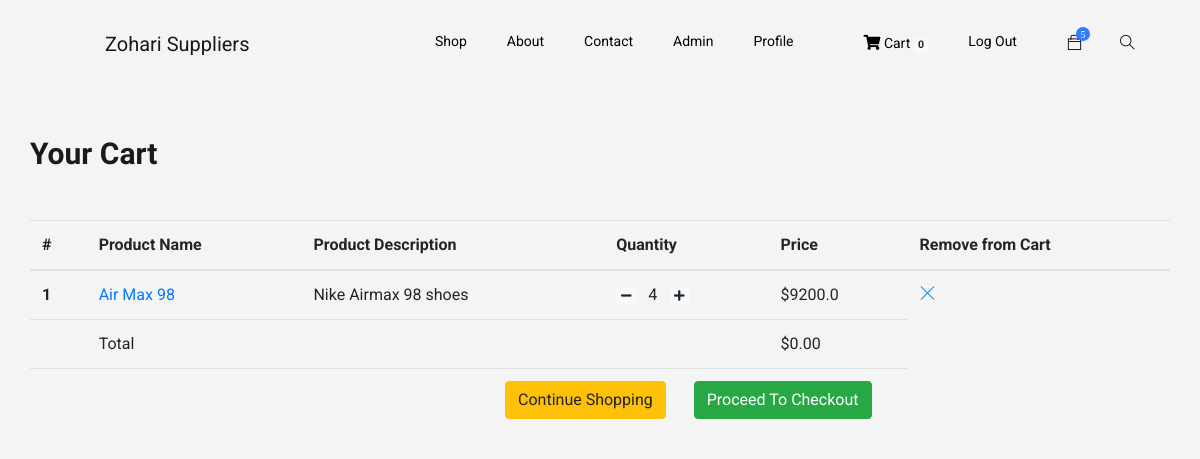
The app's page /cart/ (signed in) with its own data.
### cart/models.py (models this page shows, shortened)
class Order(models.Model):
    order_items = models.ManyToManyField(Cart)
    user = models.ForeignKey(User, on_delete=models.CASCADE)
    ordered = models.BooleanField(default=False)
    created = models.DateTimeField(auto_now_add=True)
    def get_totals(self):
        total = 0
        for order_item in self.order_items.all():
            total += order_item.get_total()
        return total

class Cart(models.Model):
    user = models.ForeignKey(User, on_delete=models.CASCADE)
    item = models.ForeignKey(Product, on_delete=models.CASCADE)
    quantity = models.IntegerField(default=1)
    created_at = models.DateTimeField(auto_now_add=True)
    def get_total(self):
        total = self.item.item_price * self.quantity
        floattotal = float("{0:.2f}".format(total))
        return floattotal

### shop/models.py (models this page shows, shortened)
class Product(models.Model):
    item_name = models.CharField(max_length=20)
    item_description = models.TextField(
        max_length=200, verbose_name="Item Description")
    item_price = models.FloatField(default=0.00)
    slug = models.SlugField(null=True, unique=True)
    item_details = models.TextField(
        max_length=1000, verbose_name="Item Details")
    item_quantity = models.IntegerField(default=0)
    item_availability = models.BooleanField(default=False)
    is_item_featured = models.BooleanField(default=False)
    is_item_recommended = models.BooleanField(default=False)
    item_brand = models.ForeignKey(Brand, null=True, on_delete=models.CASCADE)
    item_categories = models.ForeignKey(
        Category, null=True, on_delete=models.CASCADE)
    image = models.ImageField(upload_to='images/product/',
                              default="images/product/image-placeholder-500x500.jpg")
    class Meta:
        ordering = ['item_name']

### cart/views.py (the view)
# urls.py: url(r'^cart/$', views.cart_view, name='cart-home'),
@login_required(login_url='/accounts/login/')
def cart_view(request):
    user = request.user
    carts = Cart.objects.filter(user=user)
    orders = Order.objects.filter(user=user, ordered=False)
    if carts.exists():
        order = orders[0]
        return render(request, 'home.html', {"carts": carts, 'order': order})
    else:
        messages.warning(request, "You do not have an active order")
        return redirect("landing_page")

### cart/templatetags/cart_total.py (called while the page is built)
@register.filter
def cart_total(user):
    order = Order.objects.filter(user=user, ordered=False)
    if order.exists():
        return order[0].order_items.count()
    else:
        return 0

### cart/templates/home.html
{% extends 'base.html' %}
{% block content %}
<div class="container my-5">
    <div class="my-5">
        <h2>Your Cart</h2>
    </div>
    <table class="table table-hover">
        <thead>
            <tr>
                <th scope="col">#</th>
                <th scope="col">Product Name</th>
                <th scope="col">Product Description</th>
                <th scope="col">Quantity</th>
                <th scope="col">Price</th>
                <th scope="col">Remove from Cart</th>
            </tr>
        </thead>
        <tbody>
            {% if carts %}
            {% for cart in carts %}
            <tr>
                <th scope="row">{{ forloop.counter }}</th>
                <td><a href="/product/{{ cart.item.slug }}"> {{ cart.item.item_name }}</a></td>
                <td> {{ cart.item.item_description }}</td>
                <td>
                    <a class="mr-2" href="{% url 'decrease-cart' cart.item.slug %}"><span class="badge badge-light"><i
                                class="fas fa-minus"></i></span></a>
                    {{ cart.quantity }}
                    <a class="ml-2" href="{% url 'add-to-cart' cart.item.slug %}"><span class="badge badge-light"><i
                                class="fas fa-plus"></i></span></a>
                </td>
                <td>${{ cart.get_total }}</td>
                <td><a href="{% url 'remove-cart' cart.item.slug %}"><span class="ti-close" ></span></a></td>
            </tr>
            {% endfor %}
            {% endif %}
    <tr>
      <th scope="row"></th>
      <td colspan="3">Total</td>
      <td>${{ order.get_totals| floatformat:2 }}</td>
    </tr>
    <tr>
      <th scope="row"></th>
      <td colspan="4" class="text-right ">
        <a href="{% url 'landing_page' %}" class="btn btn-warning mr-4" >Continue Shopping</a>
            <button class="btn btn-success mr-4">Proceed To Checkout</button>
            </td>
            </tr>
        </tbody>
    </table>
</div>
{% endblock%}

### cart/templates/layouts/navbar.html (shortened to what this page needs)
{% load cart_total %}
<header class="main_menu home_menu">
  <div class="container-fluid">
    <div class="row align-items-center justify-content-center">
      <div class="col-lg-11">
        <nav class="navbar navbar-expand-lg navbar-light">
          <a class="navbar-brand" href="{% url 'landing_page' %}"> Zohari Suppliers </a>
          <div class="collapse navbar-collapse main-menu-item" id="navbarSupportedContent">
            <ul class="navbar-nav ml-auto">
              <li class="nav-item">
                <a class="nav-link" href="{% url 'product-list' %}">Shop</a>
              </li>
              <li class="nav-item">
                <a class="nav-link" href="{% url 'about' %}">About</a>
              </li>
              <li class="nav-item">
                <a class="nav-link" href="{% url 'contact' %}">Contact</a>
              </li>
              {% if user.is_authenticated %}
              <li class="nav-item">
                <a class="nav-link" href="/d">
                  Admin</a>
              </li>
              <li class="nav-item">
                <a class="nav-link" href="{% url 'profile' username=user %}">
                  Profile</a>
              </li>
              <li class="nav-item">
                <a class="nav-link" href="{% url 'cart-home' %}">
                  <i class="fa fa-shopping-cart"></i> Cart
                  <span class="badge badge-light">{{ request.user| cart_total }}</span>
                </a>
              </li>
              <li class="nav-item">
                <a class="nav-link" href="{% url 'logout' %}?next={{request.path}}">
                  Log Out</a>
              </li>
              {% else %}
              <li class="nav-item active">
                <a class="nav-link" href="{% url 'login' %}?next={{request.path}}">
                  Login/Register
                </a>
              </li>
              {% endif %}
            </ul>
          </div>
          <div class="hearer_icon d-flex">
            <div class="dropdown cart">
              <a class="dropdown-toggle" href="#" id="navbarDropdown3" role="button" data-toggle="dropdown"
                aria-haspopup="true" aria-expanded="false">
                <i class="ti-bag"></i>
              </a>
            </div>
            <a id="search_1" href="#" onclick="toggle('search_input_box')"><i class="ti-search"></i></a>
          </div>
        </nav>
      </div>
    </div>
  </div>
</header>

### static/css/all.css (style rules this page uses)
.fa,.fas,.far,.fal,.fab { -moz-osx-font-smoothing:grayscale;-webkit-font-smoothing:antialiased;display:inline-block;font-style:normal;font-variant:normal;text-rendering:auto;line-height:1 }
.fa-minus:before { content:"\f068" }
.fa-plus:before { content:"\f067" }
.fa-shopping-cart:before { content:"\f07a" }
.fa,.fas { font-family:'font awesome 5 free';font-weight:900 }

### static/css/product_list.css (style rules this page uses)
body { font-family: 'Roboto';font-size: 16px; }

### records on screen
Cart: item.item_name "Air Max 98", item.item_description "Nike Airmax 98 shoes", quantity "4", get_total "9200.0"
Order: get_totals "0.00"

### other values on screen
{{ request.user| cart_total }} "0"
